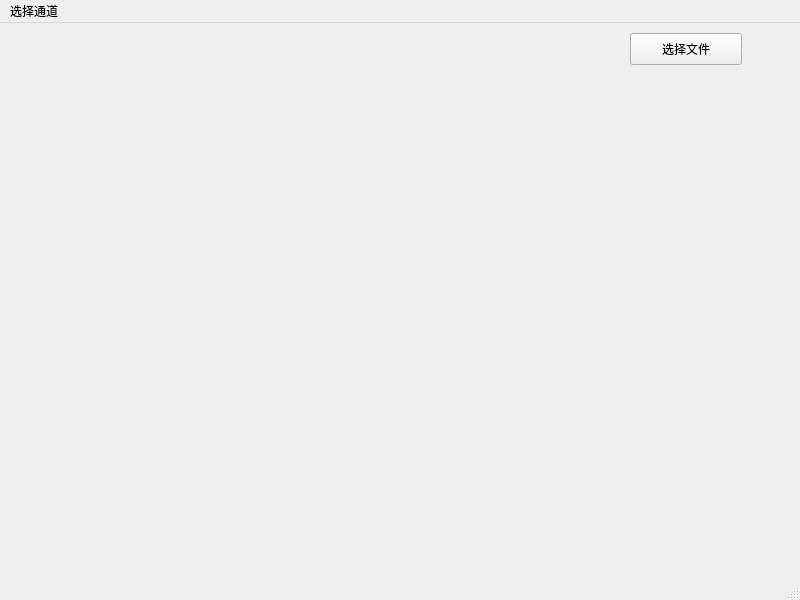
<?xml version="1.0" encoding="UTF-8"?>
<ui version="4.0">
 <class>MainWindow</class>
 <widget class="QMainWindow" name="MainWindow">
  <property name="geometry">
   <rect>
    <x>0</x>
    <y>0</y>
    <width>800</width>
    <height>600</height>
   </rect>
  </property>
  <property name="windowTitle">
   <string>MainWindow</string>
  </property>
  <widget class="QWidget" name="centralwidget">
   <widget class="QWidget" name="widget" native="true">
    <property name="geometry">
     <rect>
      <x>0</x>
      <y>50</y>
      <width>781</width>
      <height>491</height>
     </rect>
    </property>
    <widget class="QChartView" name="innerwidget" native="true">
     <property name="geometry">
      <rect>
       <x>29</x>
       <y>29</y>
       <width>741</width>
       <height>451</height>
      </rect>
     </property>
    </widget>
   </widget>
   <widget class="QPushButton" name="selectfile">
    <property name="geometry">
     <rect>
      <x>630</x>
      <y>10</y>
      <width>112</width>
      <height>32</height>
     </rect>
    </property>
    <property name="text">
     <string>选择文件</string>
    </property>
   </widget>
  </widget>
  <widget class="QMenuBar" name="menubar">
   <property name="geometry">
    <rect>
     <x>0</x>
     <y>0</y>
     <width>800</width>
     <height>22</height>
    </rect>
   </property>
   <widget class="QMenu" name="menu">
    <property name="title">
     <string>选择通道</string>
    </property>
    <addaction name="show_origin_pipline"/>
    <addaction name="show_differential_pipline"/>
    <addaction name="show_integral_pipline"/>
   </widget>
   <addaction name="menu"/>
  </widget>
  <widget class="QStatusBar" name="statusbar"/>
  <action name="show_origin_pipline">
   <property name="text">
    <string>原始通道</string>
   </property>
  </action>
  <action name="show_differential_pipline">
   <property name="text">
    <string>微分通道</string>
   </property>
  </action>
  <action name="show_integral_pipline">
   <property name="text">
    <string>积分通道</string>
   </property>
  </action>
 </widget>
 <customwidgets>
  <customwidget>
   <class>QChartView</class>
   <extends>QWidget</extends>
   <header>qchartview.h</header>
   <container>1</container>
  </customwidget>
 </customwidgets>
 <resources/>
 <connections/>
</ui>
